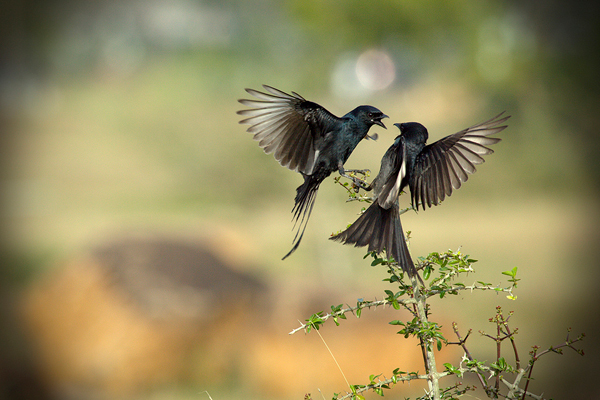
#> input picture src/images/image2.jpg, 600 x 400 px
$ jupyter execute 'Bounding Box.ipynb'   (older library calls are emulated)
#> lines starting #> are read from the running program, lines starting #| are printed output that depends on the picture; after the words box and inside, x2 and y2 are one past the last pixel; in counts of white or black regions, pixels touching at a corner belong together
# Bounding Box

[cell 1]
import cv2
import matplotlib.pyplot as plt
import numpy as np

[cell 2]
img1 = cv2.imread('./images/image2.jpg', 1)
#> img1 is the input picture: shape (400, 600, 3); mean B, G, R 93.6, 137.5, 147.6
img2 = cv2.imread('./images/image2.jpg', 0)
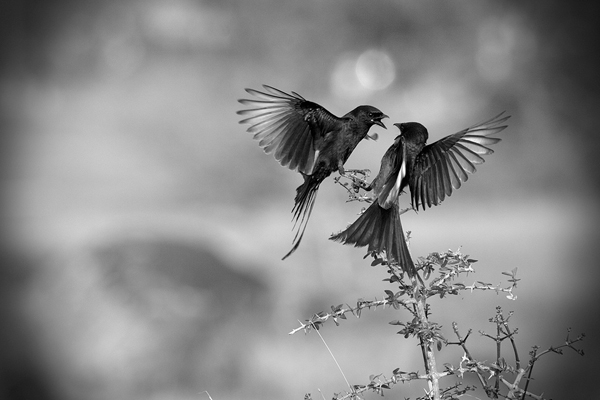
#> img2: shape (400, 600); min 0, max 255, mean 135.5

[cell 3]
b,g,r = cv2.split(img1)
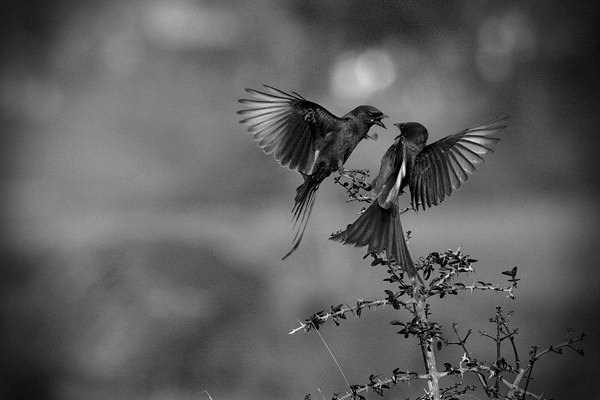
#> b: shape (400, 600); min 0, max 255, mean 93.6
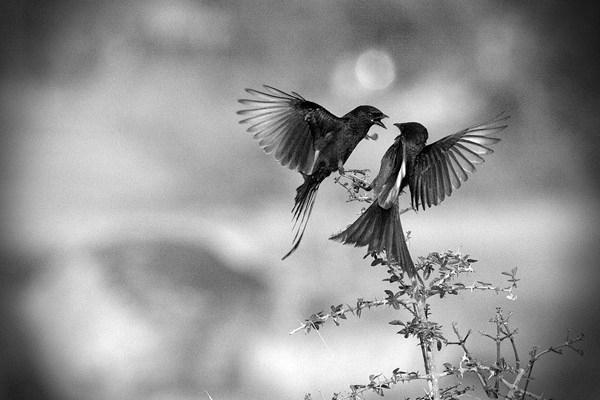
#> r: shape (400, 600); min 0, max 255, mean 147.6
col_img = cv2.merge((r,g,b))

[cell 4]
plt.imshow(col_img)
plt.show()

[cell 5]
ret, thresh1 = cv2.threshold(cv2.cvtColor(col_img, cv2.COLOR_BGR2GRAY),
                             100, 255, cv2.THRESH_BINARY)
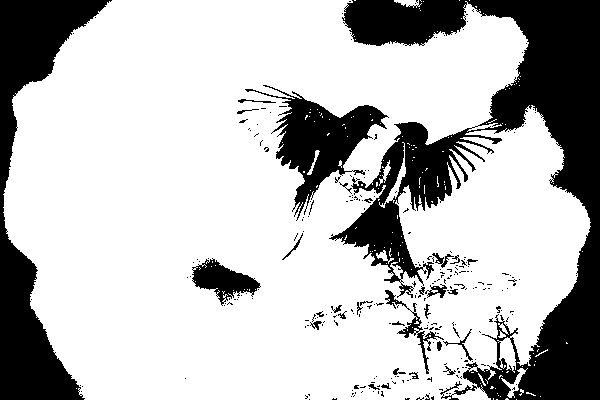
#> thresh1: shape (400, 600); 73.9% white; 260 black regions (229 under 20 px)
plt.imshow(thresh1, cmap='gray', interpolation = 'bicubic')
plt.show()

[cell 6]
# find contours and get the external one
image, contours, hier = cv2.findContours(thresh1, cv2.RETR_TREE,
                cv2.CHAIN_APPROX_SIMPLE)
#> contours = 698 contours, 643 with area under 20; largest, box (x1, y1, x2, y2) and area: (3, 0, 591, 400) 184789, (244, 84, 389, 221) 6440, (191, 258, 261, 306) 1641, (416, 330, 445, 375) 294, (397, 311, 424, 339) 272
plt.imshow(image, cmap='gray', interpolation = 'bicubic')
plt.show()

[cell 7]
for c in contours:
    # get the bounding rect
    x, y, w, h = cv2.boundingRect(c)
    # draw a green rectangle to visualize the bounding rect
    cv2.rectangle(img2, (x, y), (x+w, y+h), (0, 255, 0), 2)

    # get the min area rect
    rect = cv2.minAreaRect(c)
    box = cv2.boxPoints(rect)
    # convert all coordinates floating point values to int
    box = np.int0(box)
    # draw a red 'nghien' rectangle
    cv2.drawContours(img2, [box], 0, (0, 0, 255))

    # finally, get the min enclosing circle
    (x, y), radius = cv2.minEnclosingCircle(c)
    # convert all values to int
    center = (int(x), int(y))
    radius = int(radius)
#> this loop made 698 passes
#> (w, h, rect, box, radius) on passes 1, 2, 5: (1, 1, ((516, 399), (0, 0), -90), [[516, 399], [516, 399], [516, 399], [516, 399]], 0), (2, 1, ((496.5, 399), (0, 1), -90), [[497, 399], [496, 399], [496, 399], [497, 399]], 0), (1, 1, ((540, 396), (0, 0), -90), [[540, 396], [540, 396], [540, 396], [540, 396]], 0)
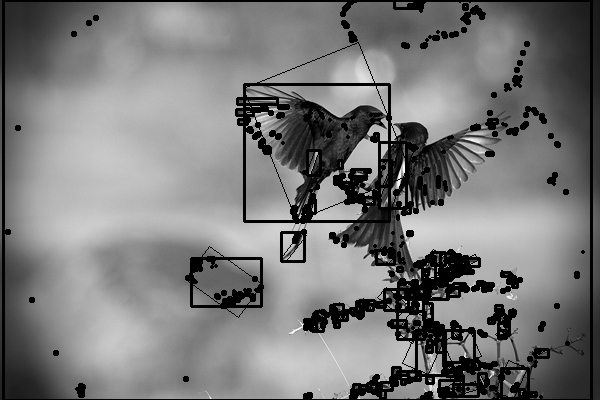
#> img2: shape (400, 600); 11.38% of pixels changed, all inside (x1, y1, x2, y2) = (2, 0, 593, 400)
    # and draw the circle in blue
#     img = cv2.circle(img2, center, radius, (255, 0, 0), 2)

[cell 8]
print(len(contours))
#| 698
